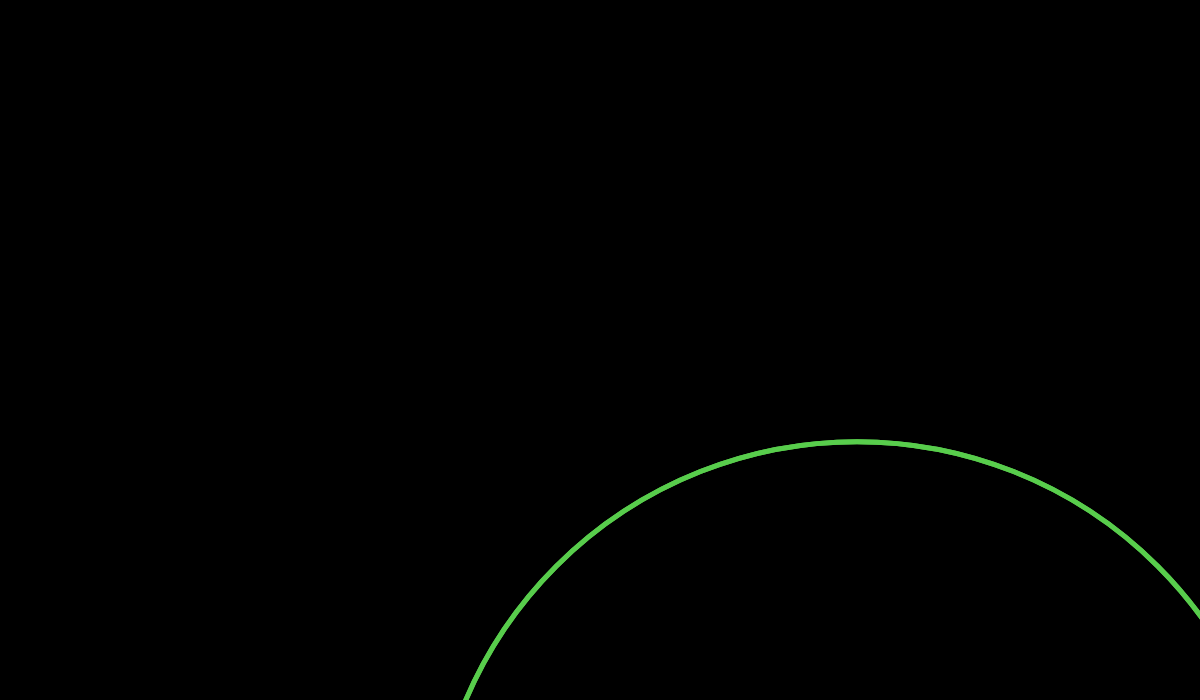
Frame 1 (no input)
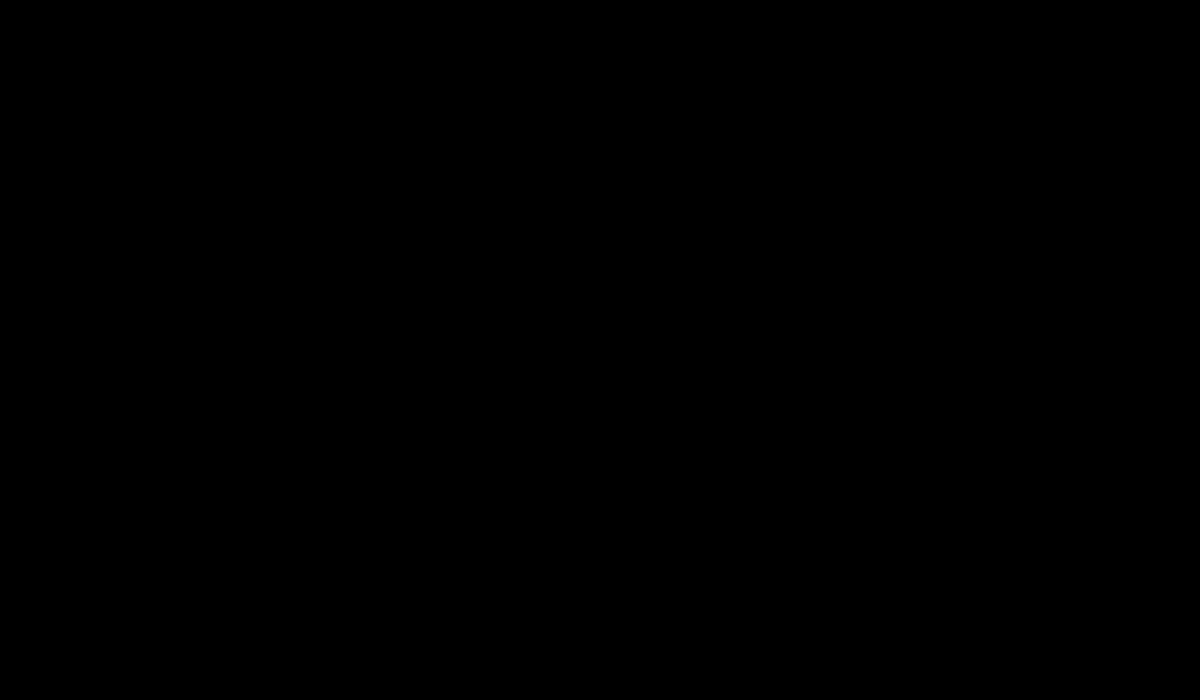
Frame 60 (no input)
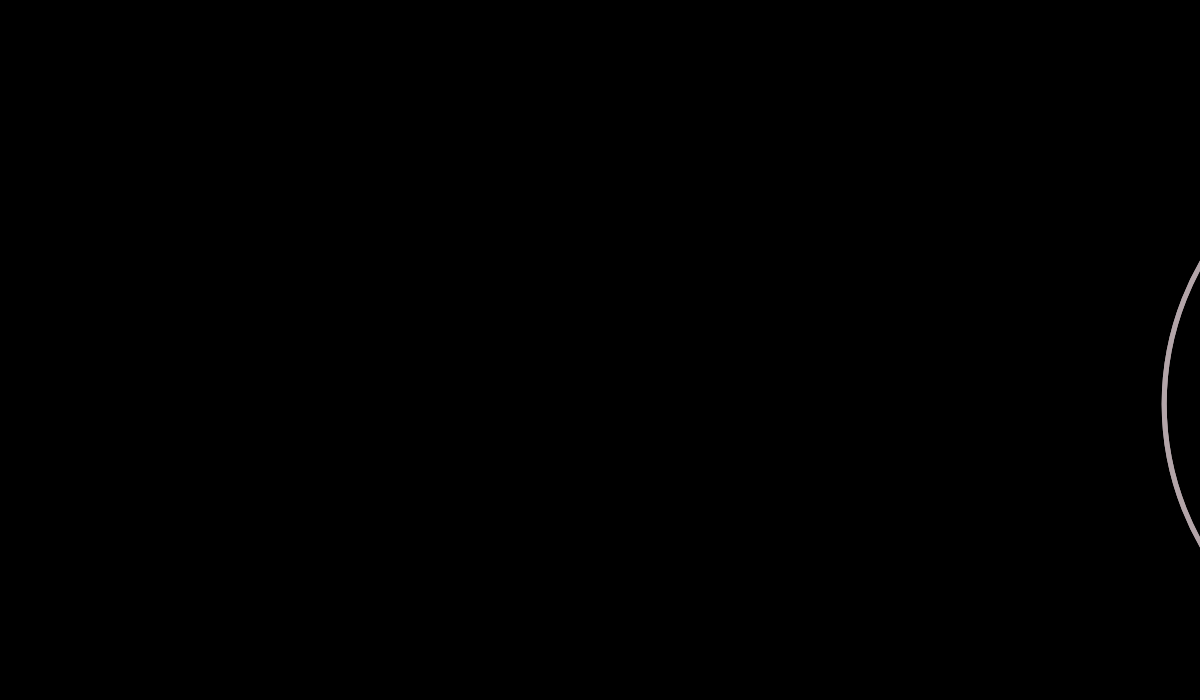
Frame 120 (the mouse pressed at the canvas centre since frame 60)

The p5.js sketch that drew these frames (run headless with seeded random() and noise() and a simulated clock; from frame 60 on, the mouse is pressed at the canvas centre):

// p5.js sketch
// ── sketch.js
//Variable definitions
let p_x;
let p_y;
let max_p_m = 10;

//SETUP CANVAS
function setup(){

createCanvas(windowWidth, 700);

}

//BEGIN SKETCH!

function draw(){
background('rgb(0, 0, 0)' );

//random random size
let ringsize = random(15, width-15);

//px and y location
p_x = width * 0.5;
p_y = height * 0.5;

p_x += floor(random(15, width-15));
p_y += floor(random(15, height-15));


//ring
let red = floor(random(256));
let yellow = floor(random (256));
let purple = floor( random(256));
strokeWeight( 5 );
stroke(red, yellow, purple);
noFill();
ellipse(p_x, p_y , ringsize );

//center circle
strokeWeight( 5 );
stroke(red, yellow, purple);
noFill();
ellipse( p_x, p_y, ringsize );


//random location

frameRate(36);
}
